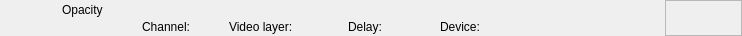
<?xml version="1.0" encoding="UTF-8"?>
<ui version="4.0">
 <class>RundownOpacityWidget</class>
 <widget class="QWidget" name="RundownOpacityWidget">
  <property name="geometry">
   <rect>
    <x>0</x>
    <y>0</y>
    <width>742</width>
    <height>36</height>
   </rect>
  </property>
  <layout class="QHBoxLayout" name="horizontalLayout">
   <property name="spacing">
    <number>0</number>
   </property>
   <property name="margin">
    <number>0</number>
   </property>
   <item>
    <widget class="QFrame" name="frameItem">
     <property name="sizePolicy">
      <sizepolicy hsizetype="Preferred" vsizetype="Fixed">
       <horstretch>0</horstretch>
       <verstretch>0</verstretch>
      </sizepolicy>
     </property>
     <property name="minimumSize">
      <size>
       <width>0</width>
       <height>36</height>
      </size>
     </property>
     <widget class="QLabel" name="labelIcon">
      <property name="geometry">
       <rect>
        <x>22</x>
        <y>2</y>
        <width>32</width>
        <height>32</height>
       </rect>
      </property>
      <property name="text">
       <string/>
      </property>
      <property name="pixmap">
       <pixmap resource="../Resource.qrc">:/Graphics/Images/Opacity.png</pixmap>
      </property>
      <property name="scaledContents">
       <bool>true</bool>
      </property>
     </widget>
     <widget class="QLabel" name="labelChannel">
      <property name="geometry">
       <rect>
        <x>142</x>
        <y>19</y>
        <width>78</width>
        <height>16</height>
       </rect>
      </property>
      <property name="text">
       <string>Channel:</string>
      </property>
     </widget>
     <widget class="QLabel" name="labelLabel">
      <property name="geometry">
       <rect>
        <x>62</x>
        <y>2</y>
        <width>561</width>
        <height>16</height>
       </rect>
      </property>
      <property name="text">
       <string>Opacity</string>
      </property>
     </widget>
     <widget class="QLabel" name="labelVideolayer">
      <property name="geometry">
       <rect>
        <x>229</x>
        <y>19</y>
        <width>110</width>
        <height>16</height>
       </rect>
      </property>
      <property name="text">
       <string>Video layer:</string>
      </property>
     </widget>
     <widget class="QLabel" name="labelColor">
      <property name="geometry">
       <rect>
        <x>0</x>
        <y>0</y>
        <width>18</width>
        <height>36</height>
       </rect>
      </property>
      <property name="text">
       <string/>
      </property>
     </widget>
     <widget class="QLabel" name="labelGroupColor">
      <property name="geometry">
       <rect>
        <x>0</x>
        <y>0</y>
        <width>6</width>
        <height>36</height>
       </rect>
      </property>
      <property name="text">
       <string/>
      </property>
     </widget>
     <widget class="QLabel" name="labelDevice">
      <property name="geometry">
       <rect>
        <x>440</x>
        <y>19</y>
        <width>260</width>
        <height>16</height>
       </rect>
      </property>
      <property name="text">
       <string>Device:</string>
      </property>
     </widget>
     <widget class="QLabel" name="labelDelay">
      <property name="geometry">
       <rect>
        <x>348</x>
        <y>19</y>
        <width>83</width>
        <height>16</height>
       </rect>
      </property>
      <property name="text">
       <string>Delay:</string>
      </property>
     </widget>
    </widget>
   </item>
   <item>
    <widget class="QFrame" name="frameStatus">
     <property name="minimumSize">
      <size>
       <width>77</width>
       <height>0</height>
      </size>
     </property>
     <property name="maximumSize">
      <size>
       <width>77</width>
       <height>16777215</height>
      </size>
     </property>
     <property name="frameShape">
      <enum>QFrame::StyledPanel</enum>
     </property>
     <property name="frameShadow">
      <enum>QFrame::Raised</enum>
     </property>
     <widget class="QLabel" name="labelGpiConnected">
      <property name="geometry">
       <rect>
        <x>1</x>
        <y>2</y>
        <width>32</width>
        <height>32</height>
       </rect>
      </property>
      <property name="minimumSize">
       <size>
        <width>32</width>
        <height>32</height>
       </size>
      </property>
      <property name="maximumSize">
       <size>
        <width>32</width>
        <height>32</height>
       </size>
      </property>
      <property name="lineWidth">
       <number>0</number>
      </property>
      <property name="text">
       <string/>
      </property>
      <property name="pixmap">
       <pixmap resource="../Resource.qrc">:/Graphics/Images/GpiConnected.png</pixmap>
      </property>
      <property name="scaledContents">
       <bool>true</bool>
      </property>
     </widget>
     <widget class="QLabel" name="labelDisconnected">
      <property name="geometry">
       <rect>
        <x>32</x>
        <y>2</y>
        <width>32</width>
        <height>32</height>
       </rect>
      </property>
      <property name="minimumSize">
       <size>
        <width>32</width>
        <height>32</height>
       </size>
      </property>
      <property name="maximumSize">
       <size>
        <width>32</width>
        <height>32</height>
       </size>
      </property>
      <property name="text">
       <string/>
      </property>
      <property name="pixmap">
       <pixmap resource="../Resource.qrc">:/Graphics/Images/Disconnected.png</pixmap>
      </property>
      <property name="scaledContents">
       <bool>true</bool>
      </property>
     </widget>
     <widget class="QLabel" name="labelActiveColor">
      <property name="geometry">
       <rect>
        <x>69</x>
        <y>0</y>
        <width>8</width>
        <height>36</height>
       </rect>
      </property>
      <property name="minimumSize">
       <size>
        <width>8</width>
        <height>36</height>
       </size>
      </property>
      <property name="maximumSize">
       <size>
        <width>8</width>
        <height>36</height>
       </size>
      </property>
      <property name="text">
       <string/>
      </property>
     </widget>
    </widget>
   </item>
  </layout>
 </widget>
 <resources>
  <include location="../Resource.qrc"/>
 </resources>
 <connections/>
 <slots>
  <slot>addToCombo()</slot>
 </slots>
</ui>
